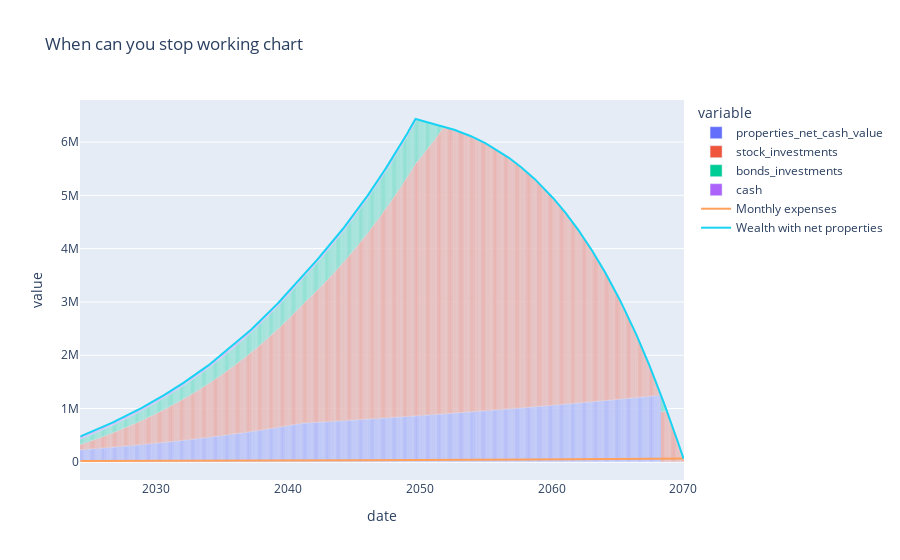

The notebook cell saved with this chart:
### Code cell
# I want to use plotly to create a nice stacked bar chart of bonds and stock investments
# with a line chart showing monthly expenses

fig = px.bar(df, x=df['date'], y=[
        "properties_net_cash_value",
        "stock_investments",
        "bonds_investments",
        "cash",
    ], title='When can you stop working chart')
fig.add_scatter(x=df['date'], y=df['monthly_expenses'], mode='lines', name='Monthly expenses')
fig.add_scatter(x=df['date'], y=df['wealth_inc_properties'], mode='lines', name='Wealth with net properties')

fig.show()

### Figure 1 — Plotly figure (JSON) as saved in the notebook; plotly's stock layout.template omitted (floating-point values rounded to 4 significant figures; data arrays with more than 128 entries replaced by an {"elided": "..."} marker saying what was removed)
{"data": [{"alignmentgroup": "True", "hovertemplate": "variable=properties_net_cash_value<br>date=%{x}<br>value=%{y}<extra></extra>", "legendgroup": "properties_net_cash_value", "marker": {"color": "#636efa", "pattern": {"shape": ""}}, "name": "properties_net_cash_value", "offsetgroup": "properties_net_cash_value", "orientation": "v", "showlegend": true, "textposition": "auto", "type": "bar", "x": {"elided": "550 str values"}, "xaxis": "x", "y": {"elided": "550 float values"}, "yaxis": "y"}, {"alignmentgroup": "True", "hovertemplate": "variable=stock_investments<br>date=%{x}<br>value=%{y}<extra></extra>", "legendgroup": "stock_investments", "marker": {"color": "#EF553B", "pattern": {"shape": ""}}, "name": "stock_investments", "offsetgroup": "stock_investments", "orientation": "v", "showlegend": true, "textposition": "auto", "type": "bar", "x": {"elided": "550 str values"}, "xaxis": "x", "y": {"elided": "550 float values"}, "yaxis": "y"}, {"alignmentgroup": "True", "hovertemplate": "variable=bonds_investments<br>date=%{x}<br>value=%{y}<extra></extra>", "legendgroup": "bonds_investments", "marker": {"color": "#00cc96", "pattern": {"shape": ""}}, "name": "bonds_investments", "offsetgroup": "bonds_investments", "orientation": "v", "showlegend": true, "textposition": "auto", "type": "bar", "x": {"elided": "550 str values"}, "xaxis": "x", "y": {"elided": "550 float values"}, "yaxis": "y"}, {"alignmentgroup": "True", "hovertemplate": "variable=cash<br>date=%{x}<br>value=%{y}<extra></extra>", "legendgroup": "cash", "marker": {"color": "#ab63fa", "pattern": {"shape": ""}}, "name": "cash", "offsetgroup": "cash", "orientation": "v", "showlegend": true, "textposition": "auto", "type": "bar", "x": {"elided": "550 str values"}, "xaxis": "x", "y": {"elided": "550 float values"}, "yaxis": "y"}, {"mode": "lines", "name": "Monthly expenses", "type": "scatter", "x": {"elided": "550 str values"}, "y": {"elided": "550 float values"}}, {"mode": "lines", "name": "Wealth with net properties", "type": "scatter", "x": {"elided": "550 str values"}, "y": {"elided": "550 float values"}}], "layout": {"barmode": "relative", "legend": {"title": {"text": "variable"}, "tracegroupgap": 0}, "title": {"text": "When can you stop working chart"}, "xaxis": {"anchor": "y", "domain": [0, 1], "title": {"text": "date"}}, "yaxis": {"anchor": "x", "domain": [0, 1], "title": {"text": "value"}}}}
